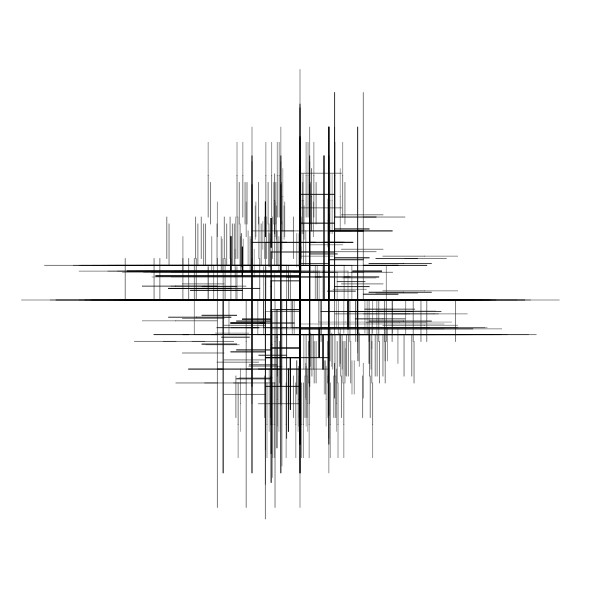
Frame 1 (no input)
Frame 60 (no input): identical to frame 1, image omitted
Frame 120 (the mouse pressed at the canvas centre since frame 60): identical to frame 1, image omitted

The p5.js sketch that drew this single still picture (run headless with seeded random() and noise() and a simulated clock; from frame 60 on, the mouse is pressed at the canvas centre):

// p5.js sketch
// ── sketch.js

let premise = 'F';
  let rules = {
    //F: 'Af[A]',
    F: '[+FFF][-DD+>FfFfF<F-][++F>-FD+FfF]',

  }
let bigRule;


let length = 80;
let angle = 90;

function setup() {
  createCanvas(600, 600);
  angleMode(DEGREES);
  bigRule = resolveRules(premise, rules, 2);
  print(bigRule);
  
}

function draw() {
  background('white');
  stroke('black');
  strokeWeight(1);
  translate(width / 2, height / 2);
  rotate(-90);
  scale(0.3);

  drawShape(bigRule);
   // angle += 1;
  // length += 0.1;
}

function resolveRules(startRule, rules, depth) {
  let endRule = '';
  for (let currentLetter of startRule) {
    if (currentLetter in rules) {
      endRule += rules[currentLetter];
    } else {
      endRule += currentLetter;
    }
  }
  if (depth >= 1) {
    endRule = resolveRules(endRule, rules, depth - 1);
  }
  return endRule;
}


function drawShape(rule)  {
  for (let c of rule) {
    if (c === 'F') {
      line(0, 0, length, 0);
      translate(length, 0);
    } else if (c === 'D') {
      line(0, 0, length * 4, 0);
      translate(length, 0);
    } else if (c === 'f') {
      translate(0, length, 0);
    } else if (c === '+') {
      rotate(angle);
    } else if (c === '-') {
      rotate(-angle);
    } else if (c === '[') {
      push();
    } else if (c === ']') {
      pop();
    } else if (c === '>') {
      scale(1.2);
    } else if (c === '<') {
      scale(0.8);
   
    }
  }
}
